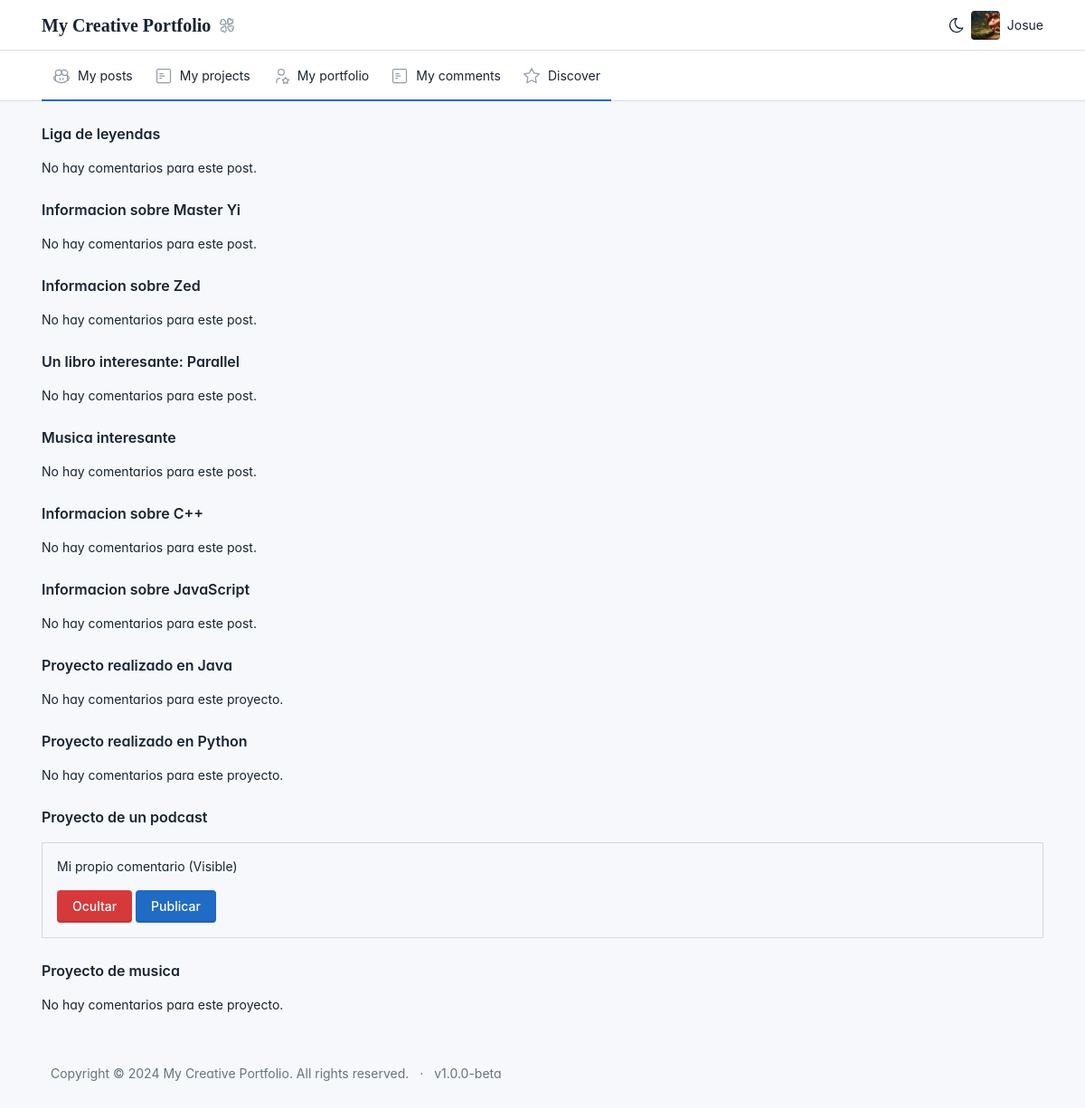
Screenshot of /usuarioRegistrado/administrar_comentarios.php (signed in) with the database file from the repository.
### tables this page shows
CREATE TABLE `usuarios` (
  `id_usuario` int NOT NULL,
  `id_rol_usuario` int NOT NULL DEFAULT '1',
  `nombre_usuario` varchar(50) NOT NULL,
  `correo_electronico_usuario` varchar(50) NOT NULL,
  `contrasenia_usuario` varchar(100) NOT NULL,
  `ubicacion_foto_perfil_usuario` text NOT NULL,
  `carpeta_usuario` text NOT NULL,
  `fecha_registro_usuario` datetime NOT NULL DEFAULT CURRENT_TIMESTAMP
);

CREATE TABLE `posts` (
  `id_post` int NOT NULL,
  `id_usuario_post` int NOT NULL,
  `id_categoria_post` int NOT NULL,
  `id_estado_post` int NOT NULL,
  `titulo_post` varchar(50) NOT NULL,
  `contenido_textual_post` text NOT NULL,
  `ubicacion_imagen_post` text,
  `fecha_creacion_post` timestamp NOT NULL DEFAULT CURRENT_TIMESTAMP,
  `fecha_modificacion_post` timestamp NOT NULL DEFAULT CURRENT_TIMESTAMP
);

CREATE TABLE `proyectos` (
  `id_proyecto` int NOT NULL,
  `id_usuario_proyecto` int NOT NULL,
  `id_categoria_proyecto` int NOT NULL,
  `id_estado_proyecto` int NOT NULL,
  `titulo_proyecto` text,
  `descripcion_proyecto` text,
  `fecha_inicio_proyecto` date NOT NULL,
  `fecha_finalizacion_proyecto` date NOT NULL,
  `ubicacion_imagen_proyecto` text,
  `fecha_creacion_proyecto` datetime NOT NULL DEFAULT CURRENT_TIMESTAMP,
  `fecha_modificacion_proyecto` timestamp NOT NULL DEFAULT CURRENT_TIMESTAMP
);

CREATE TABLE `comentarios_proyectos` (
  `id_comentario` int NOT NULL,
  `id_proyecto_comentario` int NOT NULL,
  `id_estado_comentario` int NOT NULL DEFAULT '1',
  `id_usuario_comentario` int DEFAULT NULL,
  `contenido_comentario` text NOT NULL
);

### usuarioRegistrado/funciones_comentarios.php (called while the page is built, shortened)
<?php
function obtenerComentariosPorPost($conexion, $idPost)
{
    $stmt = $conexion->prepare("SELECT * FROM comentarios WHERE id_post_comentario = ?");
    $stmt->bind_param("i", $idPost);
    if (!$stmt->execute()) {
        error_log("Error en la ejecución de la consulta: " . $stmt->error);
        return false;
    }
    $result = $stmt->get_result();
    $comentarios = $result->fetch_all(MYSQLI_ASSOC);
    return $comentarios;
}
function obtenerComentariosPorProyecto($conexion, $id_proyecto)
{
    $stmt = $conexion->prepare("SELECT * FROM comentarios_proyectos WHERE id_proyecto_comentario = ?");
    $stmt->bind_param("i", $id_proyecto);
    if (!$stmt->execute()) {
        error_log("Error en la ejecución de la consulta: " . $stmt->error);
        return false;
    }
    $result = $stmt->get_result();
    $comentarios = $result->fetch_all(MYSQLI_ASSOC);
    return $comentarios;
}

### usuarioRegistrado/administrar_comentarios.php (the view, shortened to what this page needs)
<?php
require_once ('header.php');
require_once ('navbar.php');
require_once ('funciones_comentarios.php');
$conexion = ConexionBD::obtenerInstancia()->obtenerConexion();
$id_usuario = $_SESSION['user_id'];
function obtenerPostsPorUsuario($conexion, $idUsuario)
{
    $stmt_posts = $conexion->prepare("SELECT id_post, titulo_post
                                      FROM posts
                                      WHERE id_usuario_post = ?");
    $stmt_posts->bind_param("i", $idUsuario);
    $stmt_posts->execute();
    $result_posts = $stmt_posts->get_result();
    $posts = $result_posts->fetch_all(MYSQLI_ASSOC);
    return $posts;
}
function obtenerProyectosPorUsuario($conexion, $idUsuario)
{
    $stmt_proyectos = $conexion->prepare("SELECT id_proyecto, titulo_proyecto
                                      FROM  proyectos
                                      WHERE id_usuario_proyecto = ?");
    $stmt_proyectos->bind_param("i", $idUsuario);
    $stmt_proyectos->execute();
    $result_posts = $stmt_proyectos->get_result();
    $proyectos = $result_posts->fetch_all(MYSQLI_ASSOC);
    return $proyectos;
}
$posts = obtenerPostsPorUsuario($conexion, $id_usuario);
$proyectos = obtenerProyectosPorUsuario($conexion, $id_usuario);
?>
<div class="container mt-4">
    <?php foreach ($posts as $post): ?>
        <div class="post mb-4">
            <h3><?php echo htmlspecialchars($post['titulo_post']); ?></h3>
            <?php $comentarios = obtenerComentariosPorPost($conexion, $post['id_post']); ?>
            <?php if ($comentarios): ?>
                <?php foreach ($comentarios as $comentario): ?>
                    <div class="comment border p-3 mb-3" id="comment-<?php echo $comentario['id_comentario']; ?>">
                        <p><?php echo htmlspecialchars($comentario['contenido_comentario']); ?>
                            <span class="estado-comentario">
                                <?php if ($comentario['id_estado_comentario'] == 1): ?>
                                    (Visible)
                                <?php elseif ($comentario['id_estado_comentario'] == 2): ?>
                                    (Oculto)
                                <?php endif; ?>
                            </span>
                        </p>
                        <div class="comment-actions mt-2">
                            <form action="<?php echo htmlspecialchars($_SERVER["PHP_SELF"]); ?>" method="post" class="d-inline">
                                <input type="hidden" name="comentario_id_posts" value="<?php echo $comentario['id_comentario']; ?>">
                                <button type="submit" name="eliminar_comentario_posts" class="btn btn-danger">Ocultar</button>
                            </form>
                            <form action="<?php echo htmlspecialchars($_SERVER["PHP_SELF"]); ?>" method="post" class="d-inline">
                                <input type="hidden" name="comentario_id_posts" value="<?php echo $comentario['id_comentario']; ?>">
                                <button type="submit" name="publicar_comentario_posts" class="btn btn-primary">Publicar</button>
                            </form>
                        </div>
                    </div>
                <?php endforeach; ?>
            <?php else: ?>
                <p>No hay comentarios para este post.</p>
            <?php endif; ?>
        </div>
    <?php endforeach; ?>
    <?php foreach ($proyectos as $proyecto): ?>
        <div class="proyecto mb-4">
            <h3><?php echo htmlspecialchars($proyecto['titulo_proyecto']); ?></h3>
            <?php $comentarios = obtenerComentariosPorProyecto($conexion, $proyecto['id_proyecto']); ?>
            <?php if ($comentarios): ?>
                <?php foreach ($comentarios as $comentario): ?>
                    <div class="comment border p-3 mb-3" id="comment-<?php echo $comentario['id_comentario']; ?>">
                        <p><?php echo htmlspecialchars($comentario['contenido_comentario']); ?>
                            <span class="estado-comentario">
                                <?php if ($comentario['id_estado_comentario'] == 1): ?>
                                    (Visible)
                                <?php elseif ($comentario['id_estado_comentario'] == 2): ?>
                                    (Oculto)
                                <?php endif; ?>
                            </span>
                        </p>
                        <div class="comment-actions mt-2">
                            <form action="<?php echo htmlspecialchars($_SERVER["PHP_SELF"]); ?>" method="post" class="d-inline">
                                <button type="submit" name="eliminar_comentario_projects" class="btn btn-danger">Ocultar</button>
                            </form>
                            <form action="<?php echo htmlspecialchars($_SERVER["PHP_SELF"]); ?>" method="post" class="d-inline">
                                <button type="submit" name="publicar_comentario_projects" class="btn btn-primary">Publicar</button>
                            </form>
                        </div>
                    </div>
                <?php endforeach; ?>
            <?php else: ?>
                <p>No hay comentarios para este proyecto.</p>
            <?php endif; ?>
        </div>
    <?php endforeach; ?>
</div>
<?php require_once ('footer.php'); ?>

### usuarioRegistrado/header.php (shortened to what this page needs)
<?php
if (!isset($_SESSION['user_id'])) {
  header("Location: ../index.php");
  exit();
} else {
  $conexion = ConexionBD::obtenerInstancia()->obtenerConexion();
  $user_id = $_SESSION['user_id'];
  $sql_select_info_usuario = "SELECT ubicacion_foto_perfil_usuario, nombre_usuario FROM usuarios WHERE id_usuario = ?";
  $stmt_select_info_usuario = $conexion->prepare($sql_select_info_usuario);
  $stmt_select_info_usuario->bind_param("s", $user_id);
  $stmt_select_info_usuario->execute();
  $stmt_select_info_usuario->bind_result($fotoPerfil, $nombreUsuario);
}
?>
<!DOCTYPE html>
<html lang="en">
<head>
  <link href="../dist/css/tabler.min.css?1684106062" rel="stylesheet" />
  <link href="../dist/css/tabler-flags.min.css?1684106062" rel="stylesheet" />
  <link href="../dist/css/tabler-payments.min.css?1684106062" rel="stylesheet" />
  <link href="../dist/css/tabler-vendors.min.css?1684106062" rel="stylesheet" />
  <link href="../dist/css/demo.min.css?1684106062" rel="stylesheet" />
  <link href="../dist/css/show-card-portafolio.css" rel="stylesheet" />
</head>
<body>
  <div class="page">
    <header class="navbar navbar-expand-md d-print-none">
      <div class="container-xl">
        <h1 style="font-family: cursive;"
          class="navbar-brand navbar-brand-autodark d-none-navbar-horizontal pe-0 pe-md-3">
          My Creative Portfolio
          <a class="nav-link" href="index.php">
            <span
              class="nav-link-icon d-md-none d-lg-inline-block">
            </span>
          </a>
        </h1>
        <div class="navbar-nav flex-row order-md-last">
          <div class="d-none d-md-flex">
            <a href="?theme=dark" class="nav-link px-0 hide-theme-dark" title="Enable dark mode"
              data-bs-toggle="tooltip" data-bs-placement="bottom">
            </a>
          </div>
          <div class="nav-item dropdown">
            <a href="#" class="nav-link d-flex lh-1 text-reset p-0" data-bs-toggle="dropdown"
              aria-label="Open user menu">
              <span class="avatar avatar-sm" style="background-image: url('<?php echo $fotoPerfil; ?>')"></span>
              <div class="d-none d-xl-block ps-2">
                <div>
                  <?php echo $nombreUsuario; ?>
                </div>
              </div>
            </a>
          </div>
        </div>
      </div>
    </header>

### usuarioRegistrado/navbar.php (shortened to what this page needs)
<header class="navbar-expand-md">
  <div class="collapse navbar-collapse" id="navbar-menu">
    <div class="navbar">
      <div class="container-xl">
        <ul class="navbar-nav">
          <li class="nav-item active">
            <a class="nav-link" href="index.php">
              <span
                class="nav-link-icon d-md-none d-lg-inline-block">
              </span>
              <span class="nav-link-title">My posts</span>
            </a>
          </li>
          <li class="nav-item active">
            <a class="nav-link" href="projects.php">
              <span
                class="nav-link-icon d-md-none d-lg-inline-block">
              </span>
              <span class="nav-link-title">My projects</span>
            </a>
          </li>
          <li class="nav-item active">
            <a class="nav-link" href="portfolios.php">
              <span
                class="nav-link-icon d-md-none d-lg-inline-block">
              </span>
              <span class="nav-link-title">My portfolio</span>
            </a>
          </li>
          <li class="nav-item active">
            <a class="nav-link" href="administrar_comentarios.php">
              <span
                class="nav-link-icon d-md-none d-lg-inline-block">
              </span>
              <span class="nav-link-title">My comments</span>
            </a>
          </li>
          <li class="nav-item active">
            <a class="nav-link" href="discover.php">
              <span
                class="nav-link-icon d-md-none d-lg-inline-block">
              </span>
              <span class="nav-link-title">Discover</span>
            </a>
          </li>
        </ul>
      </div>
    </div>
  </div>
</header>

### usuarioRegistrado/footer.php (shortened to what this page needs)
<footer class="footer footer-transparent d-print-none">
  <div class="container-xl">
    <div class="row text-center align-items-center flex-row-reverse">
      <div class="col-12 col-lg-auto mt-3 mt-lg-0">
        <ul class="list-inline list-inline-dots mb-0">
          <li class="list-inline-item">
            Copyright &copy; 2024
            <a href="." class="link-secondary">My Creative Portfolio</a>.
            All rights reserved.
          </li>
          <li class="list-inline-item">
            <a href="./changelog.html" class="link-secondary" rel="noopener">
              v1.0.0-beta
            </a>
          </li>
        </ul>
      </div>
    </div>
  </div>
</footer>
</body>
</html>

### usuarioRegistrado/header.php (style rules this page uses)
:root { --tblr-font-sans-serif: "Inter Var", -apple-system, BlinkMacSystemFont, San Francisco, Segoe UI, Roboto, Helvetica Neue, sans-serif; }
body { font-feature-settings: "cv03", "cv04", "cv11"; }

### rows the page displays
usuarios: ubicacion_foto_perfil_usuario (picture), nombre_usuario "Josue"
posts: titulo_post "Liga de leyendas"
posts: titulo_post "Informacion sobre Master Yi"
posts: titulo_post "Informacion sobre Zed"
posts: titulo_post "Un libro interesante: Parallel"
posts: titulo_post "Musica interesante"
posts: titulo_post "Informacion sobre C++"
posts: titulo_post "Informacion sobre JavaScript"
proyectos: titulo_proyecto "Proyecto realizado en Java", shows "No hay comentarios para este proyecto."
proyectos: titulo_proyecto "Proyecto realizado en Python", shows "No hay comentarios para este proyecto."
proyectos: titulo_proyecto "Proyecto de un podcast"
comentarios_proyectos: contenido_comentario "Mi propio comentario", shows "(Visible)"
proyectos: titulo_proyecto "Proyecto de musica", shows "No hay comentarios para este proyecto."
